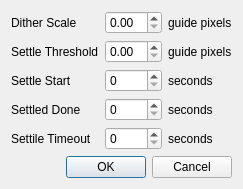
<?xml version="1.0" encoding="UTF-8"?>
<ui version="4.0">
 <class>PHD2SettingsDialog</class>
 <widget class="QDialog" name="PHD2SettingsDialog">
  <property name="geometry">
   <rect>
    <x>0</x>
    <y>0</y>
    <width>228</width>
    <height>179</height>
   </rect>
  </property>
  <property name="windowTitle">
   <string>Dialog</string>
  </property>
  <layout class="QGridLayout" name="gridLayout">
   <item row="4" column="2">
    <widget class="QLabel" name="label_11">
     <property name="text">
      <string>seconds</string>
     </property>
    </widget>
   </item>
   <item row="4" column="0">
    <widget class="QLabel" name="label_10">
     <property name="text">
      <string>Settile Timeout</string>
     </property>
    </widget>
   </item>
   <item row="6" column="0" colspan="3">
    <widget class="QDialogButtonBox" name="buttonBox">
     <property name="orientation">
      <enum>Qt::Horizontal</enum>
     </property>
     <property name="standardButtons">
      <set>QDialogButtonBox::Cancel|QDialogButtonBox::Ok</set>
     </property>
    </widget>
   </item>
   <item row="3" column="2">
    <widget class="QLabel" name="label_9">
     <property name="text">
      <string>seconds</string>
     </property>
    </widget>
   </item>
   <item row="4" column="1">
    <widget class="QDoubleSpinBox" name="phd2_settletimeout">
     <property name="decimals">
      <number>0</number>
     </property>
     <property name="maximum">
      <double>99.000000000000000</double>
     </property>
    </widget>
   </item>
   <item row="0" column="0">
    <widget class="QLabel" name="label">
     <property name="text">
      <string>Dither Scale</string>
     </property>
    </widget>
   </item>
   <item row="2" column="2">
    <widget class="QLabel" name="label_7">
     <property name="text">
      <string>seconds</string>
     </property>
    </widget>
   </item>
   <item row="3" column="1">
    <widget class="QDoubleSpinBox" name="phd2_settledtime">
     <property name="decimals">
      <number>0</number>
     </property>
     <property name="maximum">
      <double>99.000000000000000</double>
     </property>
    </widget>
   </item>
   <item row="2" column="0">
    <widget class="QLabel" name="label_6">
     <property name="text">
      <string>Settle Start</string>
     </property>
    </widget>
   </item>
   <item row="0" column="1">
    <widget class="QDoubleSpinBox" name="phd2_scale">
     <property name="decimals">
      <number>2</number>
     </property>
     <property name="maximum">
      <double>99.000000000000000</double>
     </property>
    </widget>
   </item>
   <item row="1" column="0">
    <widget class="QLabel" name="label_4">
     <property name="text">
      <string>Settle Threshold</string>
     </property>
    </widget>
   </item>
   <item row="0" column="2">
    <widget class="QLabel" name="label_3">
     <property name="text">
      <string>guide pixels</string>
     </property>
    </widget>
   </item>
   <item row="1" column="2">
    <widget class="QLabel" name="label_5">
     <property name="text">
      <string>guide pixels</string>
     </property>
    </widget>
   </item>
   <item row="2" column="1">
    <widget class="QDoubleSpinBox" name="phd2_starttime">
     <property name="decimals">
      <number>0</number>
     </property>
     <property name="maximum">
      <double>99.000000000000000</double>
     </property>
    </widget>
   </item>
   <item row="1" column="1">
    <widget class="QDoubleSpinBox" name="phd2_threshold">
     <property name="decimals">
      <number>2</number>
     </property>
     <property name="maximum">
      <double>9.000000000000000</double>
     </property>
    </widget>
   </item>
   <item row="3" column="0">
    <widget class="QLabel" name="label_8">
     <property name="text">
      <string>Settled Done</string>
     </property>
    </widget>
   </item>
   <item row="5" column="0">
    <layout class="QVBoxLayout" name="verticalLayout"/>
   </item>
  </layout>
 </widget>
 <resources/>
 <connections>
  <connection>
   <sender>buttonBox</sender>
   <signal>accepted()</signal>
   <receiver>PHD2SettingsDialog</receiver>
   <slot>accept()</slot>
   <hints>
    <hint type="sourcelabel">
     <x>248</x>
     <y>254</y>
    </hint>
    <hint type="destinationlabel">
     <x>157</x>
     <y>274</y>
    </hint>
   </hints>
  </connection>
  <connection>
   <sender>buttonBox</sender>
   <signal>rejected()</signal>
   <receiver>PHD2SettingsDialog</receiver>
   <slot>reject()</slot>
   <hints>
    <hint type="sourcelabel">
     <x>316</x>
     <y>260</y>
    </hint>
    <hint type="destinationlabel">
     <x>286</x>
     <y>274</y>
    </hint>
   </hints>
  </connection>
 </connections>
</ui>
